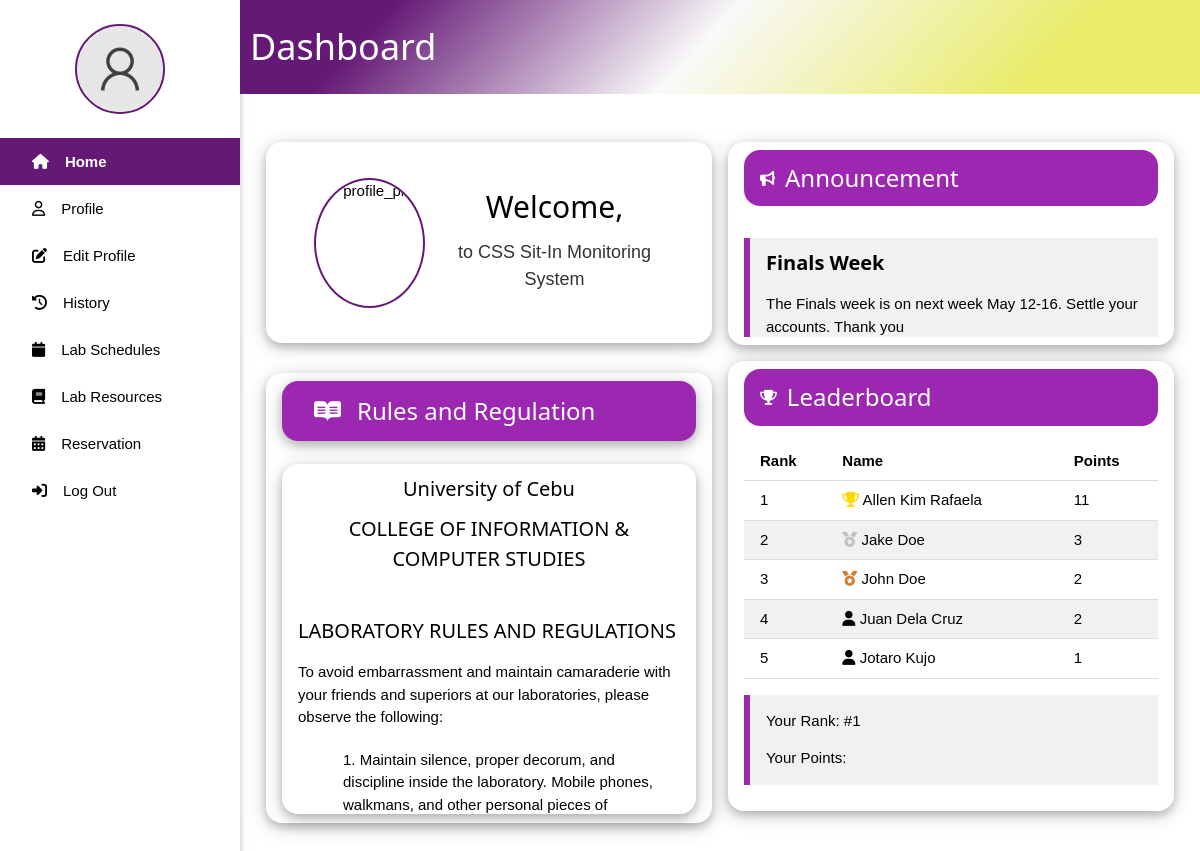
The page /dashboard.php (signed in) on the database as committed earlier.
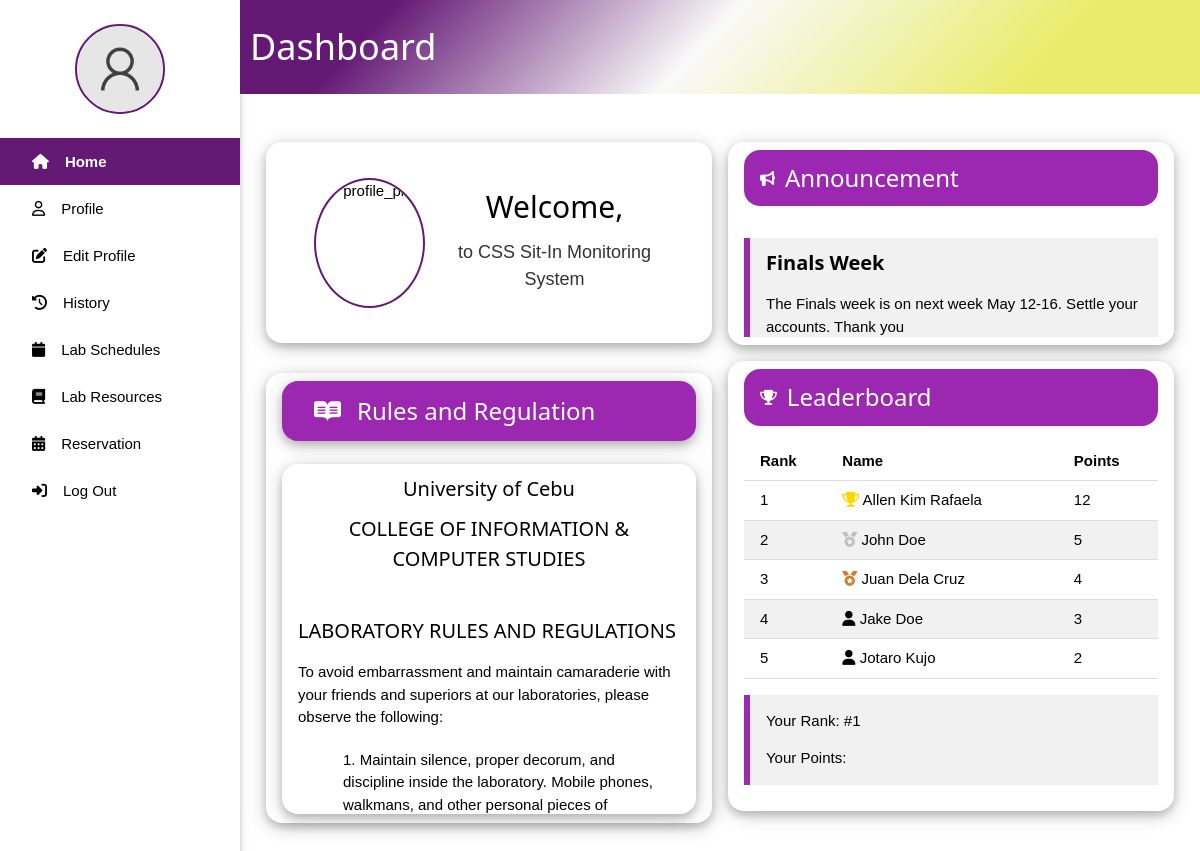
The same page on the database as committed later.
### tables this page shows
CREATE TABLE `announcement` (
  `ID` int(11) NOT NULL,
  `TITLE` varchar(255) DEFAULT NULL,
  `MESSAGE` text NOT NULL,
  `TIMESTAMP` timestamp NOT NULL DEFAULT current_timestamp() ON UPDATE current_timestamp()
);

CREATE TABLE `user` (
  `ID` int(11) NOT NULL,
  `IDNO` int(11) NOT NULL,
  `LASTNAME` varchar(30) NOT NULL,
  `FIRSTNAME` varchar(30) NOT NULL,
  `MIDDLENAME` varchar(30) DEFAULT NULL,
  `COURSE` varchar(30) NOT NULL,
  `YEAR_LEVEL` int(11) NOT NULL,
  `USERNAME` varchar(30) NOT NULL,
  `PASSWORD` varchar(255) NOT NULL,
  `PROFILE_PIC` varchar(255) NOT NULL DEFAULT 'images/default_pic.png',
  `SESSION_COUNT` int(11) DEFAULT 30,
  `POINTS` int(11) DEFAULT 0
);

### dashboard.php (the view, shortened to what the changed rows need)
<?php
include 'connect.php';
$user = isset($_SESSION['user']) ? $_SESSION['user'] : null;
$sql_announcements = "SELECT * FROM announcement ORDER BY timestamp DESC";
$result_announcements = $conn->query($sql_announcements);
$announcements = [];
if($result_announcements->num_rows > 0){
    while ($row = $result_announcements->fetch_assoc()){
        $announcements[] = $row;
    }
}
$sql_leaderboard = "SELECT IDNO, FIRSTNAME, LASTNAME, POINTS FROM user ORDER BY POINTS DESC, FIRSTNAME ASC LIMIT 5";
$result_leaderboard = $conn->query($sql_leaderboard);
$leaderboard = [];
if($result_leaderboard->num_rows > 0){
    while ($row = $result_leaderboard->fetch_assoc()){
        $leaderboard[] = $row;
    }
}
?>
<!DOCTYPE html>
<html lang="en">
<head>
    <link rel="stylesheet" href="w3.css">
    <link rel="stylesheet" href="side_nav.css">
</head>
<body>
<div style="margin-left:20%; z-index: 1; position: relative;">
    <div class="title_page w3-container" style="display: flex; align-items: center;">
        <h1 style="margin-left: 10px; color: #ffff;">Dashboard</h1>
    </div>
    <div class="w3-row-padding" style="margin: 5% 10px;">
        <div class="w3-col m6">
            <div class="w3-mobile w3-round-xlarge w3-card-4 w3-container w3-padding w3-animate-top" style="margin-bottom: 30px; width: 100%;">
                <div class="w3-center w3-margin w3-padding" style="margin-bottom:0; display: flex; align-items: center; justify-content: center;">
                    <div>
                        <h2 id="welcome-text">Welcome, <?php echo htmlspecialchars($user['FIRSTNAME']); ?></h2>
                    </div>
                </div>
            </div>
        </div>
        <div class="w3-col m6">
            <div class="w3-mobile w3-round-xlarge w3-card-4 w3-container w3-padding w3-margin-bottom w3-animate-top" style="width: 100%;">
                  <div id="announcements-list" class="w3-margin-top" style="height:115px; overflow-y: auto;">
                    <?php if (count($announcements) > 0): ?>
                        <?php foreach ($announcements as $announcement): ?>
                            <div class="w3-panel w3-light-gray w3-leftbar w3-border-purple">
                                <h4><strong><?php echo htmlspecialchars($announcement['TITLE']); ?></strong></h4>
                                <p><?php echo htmlspecialchars($announcement['MESSAGE']); ?></p>
                            </div>
                        <?php endforeach; ?>
                    <?php else: ?>
                        <p style="font-size: 18px; color: #333; font-family: Arial, sans-serif; margin-top: 20px;">No announcement for today.</p>
                    <?php endif; ?>
                </div>
            </div>
            <div class="w3-mobile w3-round-xlarge w3-card-4 w3-container w3-padding w3-animate-top" style="width: 100%; height: 450px;">
                <div class="w3-margin-top">
                    <table class="w3-table w3-bordered w3-striped">
                        <thead>
                            <tr>
                                <th>Rank</th>
                                <th>Name</th>
                                <th>Points</th>
                            </tr>
                        </thead>
                        <tbody>
                            <?php if (count($leaderboard) > 0): ?>
                                <?php foreach ($leaderboard as $index => $leader): ?>
                                    <?php
                                        $icon = '<i class="fa-solid fa-user leaderboard-icon"></i>';
                                        if ($index === 0) {
                                            $icon = '<i class="fa-solid fa-trophy leaderboard-icon" style="color:gold;"></i>';
                                        } elseif ($index === 1) {
                                            $icon = '<i class="fa-solid fa-medal leaderboard-icon" style="color:silver;"></i>';
                                        } elseif ($index === 2) {
                                            $icon = '<i class="fa-solid fa-medal leaderboard-icon" style="color:#cd7f32;"></i>';
                                        }
                                    ?>
                                    <tr>
                                        <td><?php echo $index + 1; ?></td>
                                        <td><?php echo $icon . ' ' . htmlspecialchars($leader['FIRSTNAME'] . ' ' . $leader['LASTNAME']); ?></td>
                                        <td><?php echo htmlspecialchars($leader['POINTS']); ?></td>
                                    </tr>
                                <?php endforeach; ?>
                            <?php else: ?>
                                <tr>
                                    <td colspan="3">No leaderboard data available.</td>
                                </tr>
                            <?php endif; ?>
                        </tbody>
                    </table>
                </div>
            </div>
        </div>
    </div>
</div>
</body>
</html>

Rows that differ between the two databases and show on the page:
changed user "Allen Kim Rafaela": POINTS "11" → "12"
changed user "John Doe": POINTS "2" → "5"
changed user "Juan Dela Cruz": POINTS "2" → "4"
shown differently, row unchanged: user "Jake Doe": moves down the list
changed user "Jotaro Kujo": POINTS "1" → "2"
